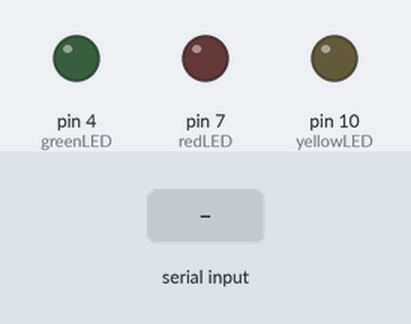
This sketch was run on a simulated Arduino Uno, built with avr-gcc and run on an emulated ATmega328P. Shown: output pins drawn as LEDs (lit = HIGH). Dashed ring = blinking. The inputs (shaded band) are chosen by the test bench. What the sketch prints to the serial monitor is not drawn.

Above: at 1.2 s.
1.3 s: "1" received over Serial
At 1.8 s:
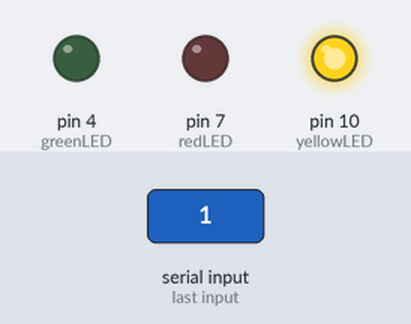
2.8 s: "3" received over Serial
At 4.0 s:
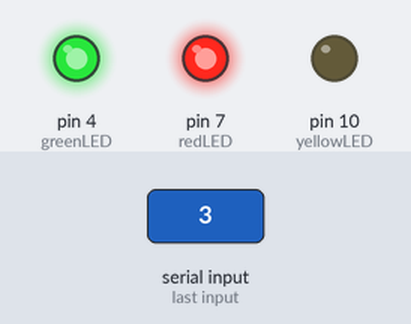
4.3 s: "2" received over Serial
At 5.05 s:
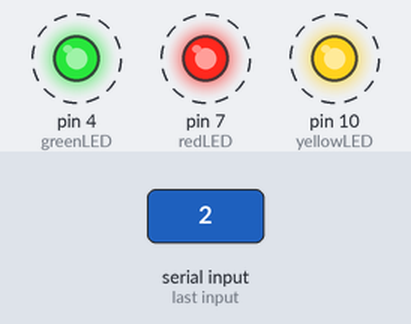
7.3 s: "3" received over Serial
At 8.6 s:
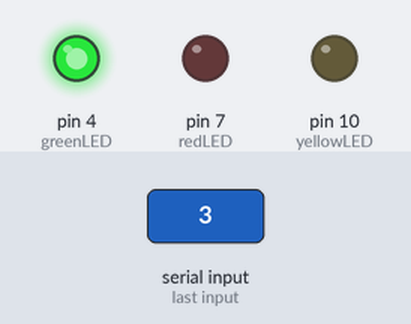
8.9 s: "2" received over Serial
At 10.0 s:
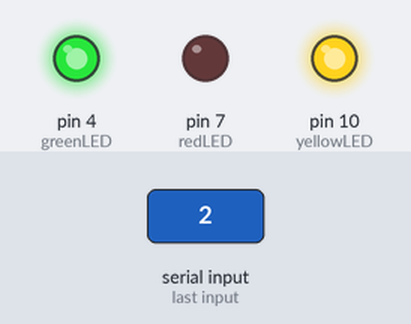
Timing chart, 0 to 11.4 s (numbered marks = the images above; inputs shaded):
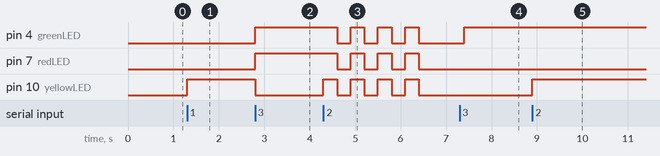

The sketch:

June29.ino
```cpp
/*
  Name: Andres Ugartechea
  Date: 06/28/21
  Assignment: Make a simple game that involves some kind of communication between Arduino and Processing.
              Always use handshaking
              Document as before.
              Post a screenshot and short description to Discord

  I worked upon a puzzle I've previously coded on June 14th using switches. In this new version I replace the switches for buttons on the Processing's screen.
*/


//LEDs
const int yellowLED = 10;
const int redLED = 7;
const int greenLED = 4;

int win;                                      //this part of the program didn't work. It was meant to communicate from Arduino to Processing after the 3 LEDs were on.

void setup() {

  Serial.begin(9600);

  pinMode(yellowLED, OUTPUT);
  pinMode(redLED, OUTPUT);
  pinMode(greenLED, OUTPUT);

}

void loop() {

  //LED states
  int yellowLS = digitalRead(yellowLED);
  int redLS = digitalRead(redLED);
  int greenLS = digitalRead(greenLED);


  Serial.write(win);                           //this part also didn't work. I was going to use the state of 'win' to make appear a "End game" screen when the puzzle is resolved.

  if (Serial.available() > 0) {

    char buttonPressed = Serial.read();        //"Handshaking", it starts working when it reads something from Processing


    //Different combinations (Y = Yellow button, G = Green button, R = Red Button)
    //On Processing (buttonPressed == '1' is the yellow one, '2' is red and '3' green)

    //YGR
    if ((buttonPressed == '1') && (yellowLS == LOW && redLS == LOW && greenLS == LOW))
    {
      digitalWrite(yellowLED, HIGH);
    }
    if ((buttonPressed == '3') && (yellowLS == HIGH && redLS == LOW && greenLS == LOW))
    {
      digitalWrite(greenLED, HIGH);
      digitalWrite(redLED, HIGH);
      digitalWrite(yellowLED, LOW);
    }


    //YRG
    if ((buttonPressed == '1') && (yellowLS == LOW && redLS == LOW && greenLS == LOW))
    {
      digitalWrite(yellowLED, HIGH);
    }
    if ((buttonPressed == '2') && (yellowLS == HIGH && redLS == LOW && greenLS == LOW))
    {
      digitalWrite(greenLED, HIGH);
      digitalWrite(redLED, LOW);
      digitalWrite(yellowLED, HIGH);
    }
    if ((buttonPressed == '3') && (yellowLS == HIGH && redLS == LOW && greenLS == HIGH))
    {
      digitalWrite(greenLED, LOW);
      digitalWrite(redLED, LOW);
      digitalWrite(yellowLED, LOW);
    }


    //GYR
    if ((buttonPressed == '3') && (yellowLS == LOW && redLS == LOW && greenLS == LOW))
    {
      digitalWrite(greenLED, HIGH);
    }
    if ((buttonPressed == '1') && (yellowLS == LOW && redLS == LOW && greenLS == HIGH))
    {
      digitalWrite(greenLED, HIGH);
      digitalWrite(redLED, HIGH);
      digitalWrite(yellowLED, LOW);
    }


    //GRY
    if ((buttonPressed == '3') && (yellowLS == LOW && redLS == LOW && greenLS == LOW))
    {
      digitalWrite(greenLED, HIGH);
    }
    if ((buttonPressed == '2') && (yellowLS == LOW && redLS == LOW && greenLS == HIGH))
    {
      digitalWrite(greenLED, HIGH);
      digitalWrite(redLED, LOW);
      digitalWrite(yellowLED, HIGH);
    }
    if ((buttonPressed == '1') && (yellowLS == HIGH && redLS == LOW && greenLS == HIGH))
    {
      digitalWrite(greenLED, LOW);
      digitalWrite(redLED, LOW);
      digitalWrite(yellowLED, LOW);
    }


    /////SOLUTION: GYR
    if ((buttonPressed == '3') && (yellowLS == LOW && redLS == LOW && greenLS == LOW))
    {
      digitalWrite(greenLED, HIGH);
    }
    if ((buttonPressed == '1') && (yellowLS == LOW && redLS == LOW && greenLS == HIGH))
    {
      digitalWrite(greenLED, HIGH);
      digitalWrite(redLED, HIGH);
      digitalWrite(yellowLED, LOW);
    }
    if ((buttonPressed == '2') && (yellowLS == LOW && redLS == HIGH && greenLS == HIGH))
    {

      //When resolved, the three LEDs blink 3 times

      digitalWrite(greenLED, HIGH);
      digitalWrite(redLED, HIGH);
      digitalWrite(yellowLED, HIGH);
      delay(300);

      digitalWrite(greenLED, LOW);
      digitalWrite(redLED, LOW);
      digitalWrite(yellowLED, LOW);
      delay(300);

      digitalWrite(greenLED, HIGH);
      digitalWrite(redLED, HIGH);
      digitalWrite(yellowLED, HIGH);
      delay(300);

      digitalWrite(greenLED, LOW);
      digitalWrite(redLED, LOW);
      digitalWrite(yellowLED, LOW);
      delay(300);

      digitalWrite(greenLED, HIGH);
      digitalWrite(redLED, HIGH);
      digitalWrite(yellowLED, HIGH);
      delay(300);

      digitalWrite(greenLED, LOW);
      digitalWrite(redLED, LOW);
      digitalWrite(yellowLED, LOW);
      delay(300);

      digitalWrite(greenLED, HIGH);
      digitalWrite(redLED, HIGH);
      digitalWrite(yellowLED, HIGH);
      delay(300);

      digitalWrite(greenLED, LOW);
      digitalWrite(redLED, LOW);
      digitalWrite(yellowLED, LOW);
      delay(1000);
    }


    //RYG
    if ((buttonPressed == '2') && (yellowLS == LOW && redLS == LOW && greenLS == LOW))
    {
      digitalWrite(redLED, HIGH);
    }
    if ((buttonPressed == '1') && (yellowLS == LOW && redLS == HIGH && greenLS == LOW))
    {
      digitalWrite(greenLED, HIGH);
      digitalWrite(redLED, HIGH);
      digitalWrite(yellowLED, LOW);
    }
    if ((buttonPressed == '3') && (yellowLS == LOW && redLS == HIGH && greenLS == HIGH))
    {
      digitalWrite(greenLED, LOW);
      digitalWrite(redLED, LOW);
      digitalWrite(yellowLED, LOW);
    }


    //reset
    if ((buttonPressed == '3') && (yellowLS == HIGH && redLS == HIGH && greenLS == HIGH))
    {
      digitalWrite(greenLED, LOW);
      digitalWrite(redLED, LOW);
      digitalWrite(yellowLED, LOW);
    }
    if ((buttonPressed == '1') && (yellowLS == HIGH && redLS == HIGH && greenLS == HIGH))
    {
      digitalWrite(greenLED, LOW);
      digitalWrite(redLED, LOW);
      digitalWrite(yellowLED, LOW);
    }


    if ((yellowLS == HIGH && redLS == HIGH && greenLS == HIGH)) {                           //This part didn't work for the same reasons I explained above.
      Serial.write(win = 1);
    } else {
      Serial.write(win = 0);
    }

  }
}
```

Measured:
- after the input at 1.3 s, pin 10 (yellowLED): LOW → HIGH at once
- after the input at 2.8 s, pin 4 (greenLED), pin 7 (redLED): LOW → HIGH at once; pin 10 (yellowLED): HIGH → LOW at once
- after the input at 4.3 s, pin 4 (greenLED), pin 7 (redLED): alternates HIGH for 0.30 s and LOW for 0.30 s, 7 changes in all, then stays LOW, starting after 0.30 s; pin 10 (yellowLED): alternates HIGH for 0.30 s and LOW for 0.30 s, 8 changes in all, then stays LOW, starting at once
- after the input at 7.3 s, pin 4 (greenLED): LOW → HIGH after 0.10 s
- after the input at 8.9 s, pin 10 (yellowLED): LOW → HIGH at once
